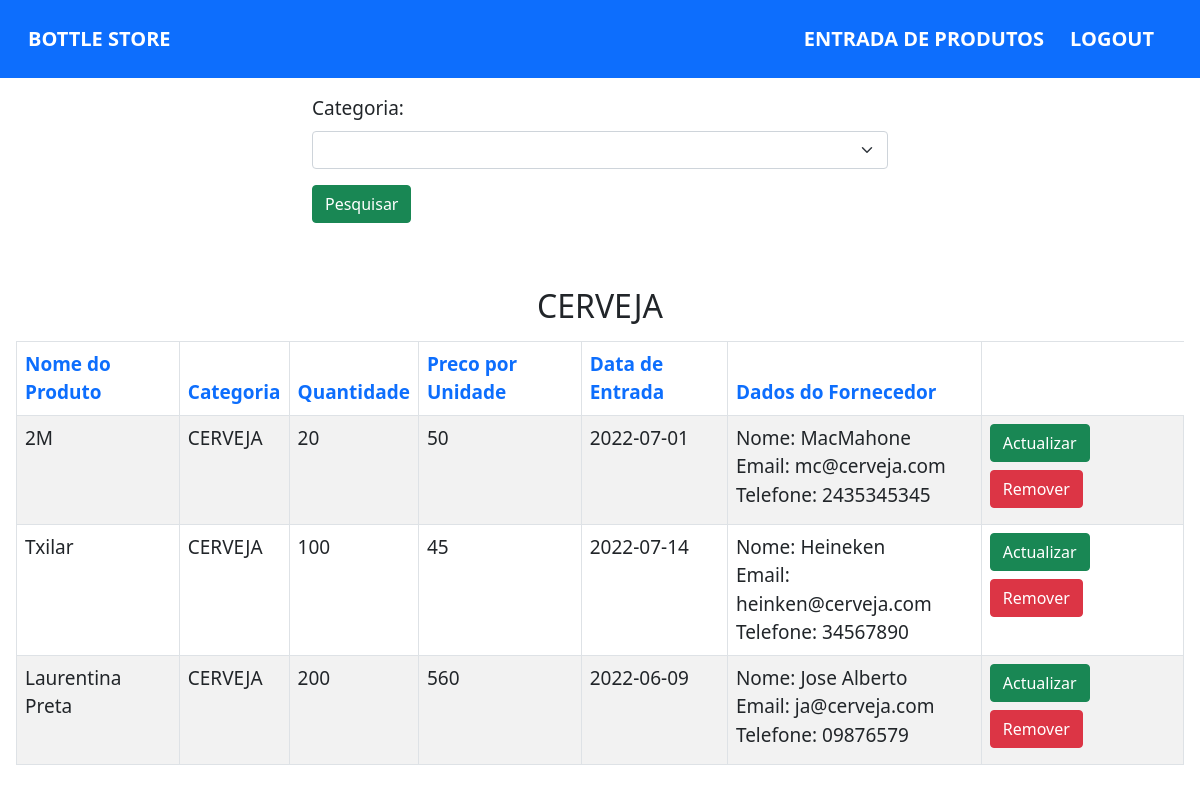
The page /dash.php on the database its author committed.
### tables this page shows
CREATE TABLE IF NOT EXISTS `fornecimento` (
  `id` int NOT NULL AUTO_INCREMENT,
  `quantidade` int NOT NULL,
  `data_entrada` date NOT NULL,
  `fornecedor` int NOT NULL,
  `produto` int NOT NULL,
  PRIMARY KEY (`id`),
  KEY `fornecedor` (`fornecedor`),
  KEY `produto` (`produto`)
);

CREATE TABLE IF NOT EXISTS `produto` (
  `id` int NOT NULL AUTO_INCREMENT,
  `nome` varchar(100) NOT NULL,
  `preco` float NOT NULL,
  `categoria` enum('VINHO','GIN','LIQUOR','VODKA','CERVEJA','REFRIGERANTE') NOT NULL,
  PRIMARY KEY (`id`)
);

CREATE TABLE IF NOT EXISTS `fornecedor` (
  `id` int NOT NULL AUTO_INCREMENT,
  `nome` varchar(255) NOT NULL,
  `endereco` text NOT NULL,
  `telefone` varchar(20) NOT NULL,
  `email` varchar(100) NOT NULL,
  PRIMARY KEY (`id`)
);

### dash.php (the view, shortened to what this page needs)
<?php require_once './head.php'; ?>
<?php
	include_once './db.php';
	$categoria = 'CERVEJA';
	$sql = $connect->query("SELECT fornecimento.id as fro_id, quantidade, data_entrada, fornecedor.id as fr_id, fornecedor.nome as forneced, email, telefone,endereco, produto.nome as produt, produto.id as pr_id, preco, categoria FROM fornecimento JOIN fornecedor ON fornecimento.fornecedor = fornecedor.id JOIN Produto ON fornecimento.produto = produto.id WHERE categoria LIKE '$categoria'");
	$sql->execute();
	$dados = $sql->fetchAll(PDO::FETCH_OBJ);
 ?>
<div class="container my-3 w-50">
 	<form method="POST" action="<?php echo $_SERVER['PHP_SELF'] ?>">
 		<label class="form-label">Categoria:</label>
 		<select name="categoria" class="form-select">
 			<option></option>
 			<option value="CERVEJA">CERVEJA</option>
 		</select>
 		<button class="btn btn-success my-3" type="submit" name="ver" >Pesquisar</button>
 	</form>
 </div>
	<div class="container-fluid p-3 my-3">
		<h2 class="my-3 text-center"><?php echo $categoria ?></h2>
		<table class="table table table-bordered table-responsive-sm table-striped">
		<thead class="text-primary">
			<th>Nome do Produto</th>
			<th>Categoria</th>
			<th>Quantidade</th>
			<th>Preco por Unidade</th>
			<th>Data de Entrada</th>
			<th>Dados do Fornecedor</th>
		</thead>
		<tbody>
			<?php foreach ($dados as $key): ?>
				<tr>
					<td><?php echo $key->produt ?></td>
					<td><?php echo $key->categoria ?></td>
					<td><?php echo $key->quantidade ?></td>
					<td><?php echo $key->preco ?></td>
					<td><?php echo $key->data_entrada ?></td>
					<td><?php echo "Nome: ".$key->forneced."<br> Email: ".$key->email."<br> Telefone: ".$key->telefone ?></td>
					<td>
						<a href="update.php?id=<?php echo $key->pr_id ?>&id2=<?php echo $key->fr_id ?>&id3=<?php echo $key->fro_id ?>" class="btn btn-success">Actualizar</a>
						<a href="delete.php?id=<?php echo $key->pr_id ?>" class="btn btn-danger my-2">Remover</a>
					</td>
				</tr>
			<?php endforeach ?>
		</tbody>
	</table>
	</div>
<?php require_once './foot.php' ?>

### head.php (shortened to what this page needs)
<!DOCTYPE html>
<html>
<head>
	<link rel="stylesheet" type="text/css" href="./bootstrap.min.css">
</head>
<body>
	<nav class="navbar navbar-expand-sm bg-primary p-3">
		<div class="container-fluid">
			<a href="./dash.php" class="navbar-brand">BOTTLE STORE</a>
			<ul class="navbar-nav">
				<li class="nav-item">
					<a href="./entradaStock.php" class="nav-link">ENTRADA DE PRODUTOS</a>
				</li>
				<li class="nav-item">
					<a href="./index.php" class="nav-link" id="lgo">LOGOUT</a>
				</li>
			</ul>
		</div>
	</nav>

### head.php (style rules this page uses)
a, .nav-link { color: white; font-weight: bold; font-size: 20px; margin-right: 10px; }

### dash.php (style rules this page uses)
body { font-size: 19px; }

### rows shown on the page
fornecimento: produto.nome "2M", produto.categoria "CERVEJA", quantidade "20", produto.preco "50", data_entrada "2022-07-01", fornecedor.nome "MacMahone", fornecedor.email "mc@cerveja.com", fornecedor.telefone "2435345345"
fornecimento: produto.nome "Txilar", produto.categoria "CERVEJA", quantidade "100", produto.preco "45", data_entrada "2022-07-14", fornecedor.nome "Heineken", fornecedor.email "heinken@cerveja.com", fornecedor.telefone "34567890"
fornecimento: produto.nome "Laurentina Preta", produto.categoria "CERVEJA", quantidade "200", produto.preco "560", data_entrada "2022-06-09", fornecedor.nome "Jose Alberto", fornecedor.email "ja@cerveja.com", fornecedor.telefone "09876579"

### other values the page prints
$categoria "CERVEJA"
